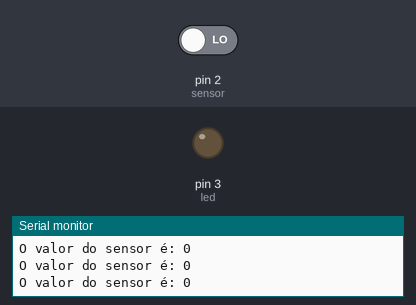
The program below on a simulated Arduino Uno, built with avr-gcc and run on an emulated ATmega328P. Shown: output pins drawn as LEDs (lit = HIGH), the last lines printed to the serial monitor. Inputs (shaded band) come from the test bench; at power-on: pin 2 (sensor) LOW.

Above: at 4.8 s.
4.9 s: pin 2 (sensor) driven HIGH
At 6.4 s:
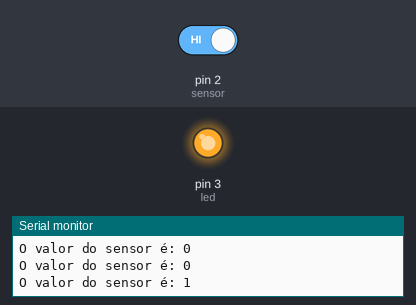
7.6 s: pin 2 (sensor) driven LOW
At 9.1 s:
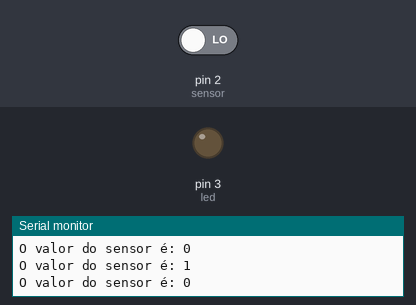
Timing chart, 0 to 10.6 s (numbered marks = the images above; inputs shaded):
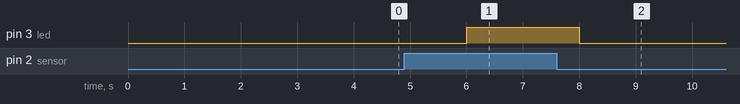

The program:

main.cpp
```cpp
/*Autor: Denilson Gomes Vaz da Silva
* Graduando em Engenharia de Computação
* Universidade Federal do Ceará - UFC
*
* sensorVibra: Codigo para analisar o sinal obtido do sensor de vibração Ky-002
*/

#include <Arduino.h>

//Variaveis e constantes
int sensor = 2; //Pino do sensor
int led = 3; //Pino do led
int valor; //variavel para leitura do sensor

//setup
void setup() {
    Serial.begin(9600); //Inicia a comunicação serial
    pinMode(sensor, INPUT); //sensor como entrada
    pinMode(led, OUTPUT); //led como saida
}

//loop
void loop() {
    valor = digitalRead(sensor); //Atribui a leitura do sensor para valor
    digitalWrite(led,valor); //Atribui o valor do sensor para saida do led
    Serial.print("O valor do sensor é: "); //Exibe a mensagem
    Serial.println(valor); //Exibe o valor do sensor
    delay(2000); //Espera 2 segundos
}
```

Measured:
- after the input at 4.9 s, pin 3 (led): LOW → HIGH after 1.1 s
- after the input at 7.6 s, pin 3 (led): HIGH → LOW after 0.40 s
